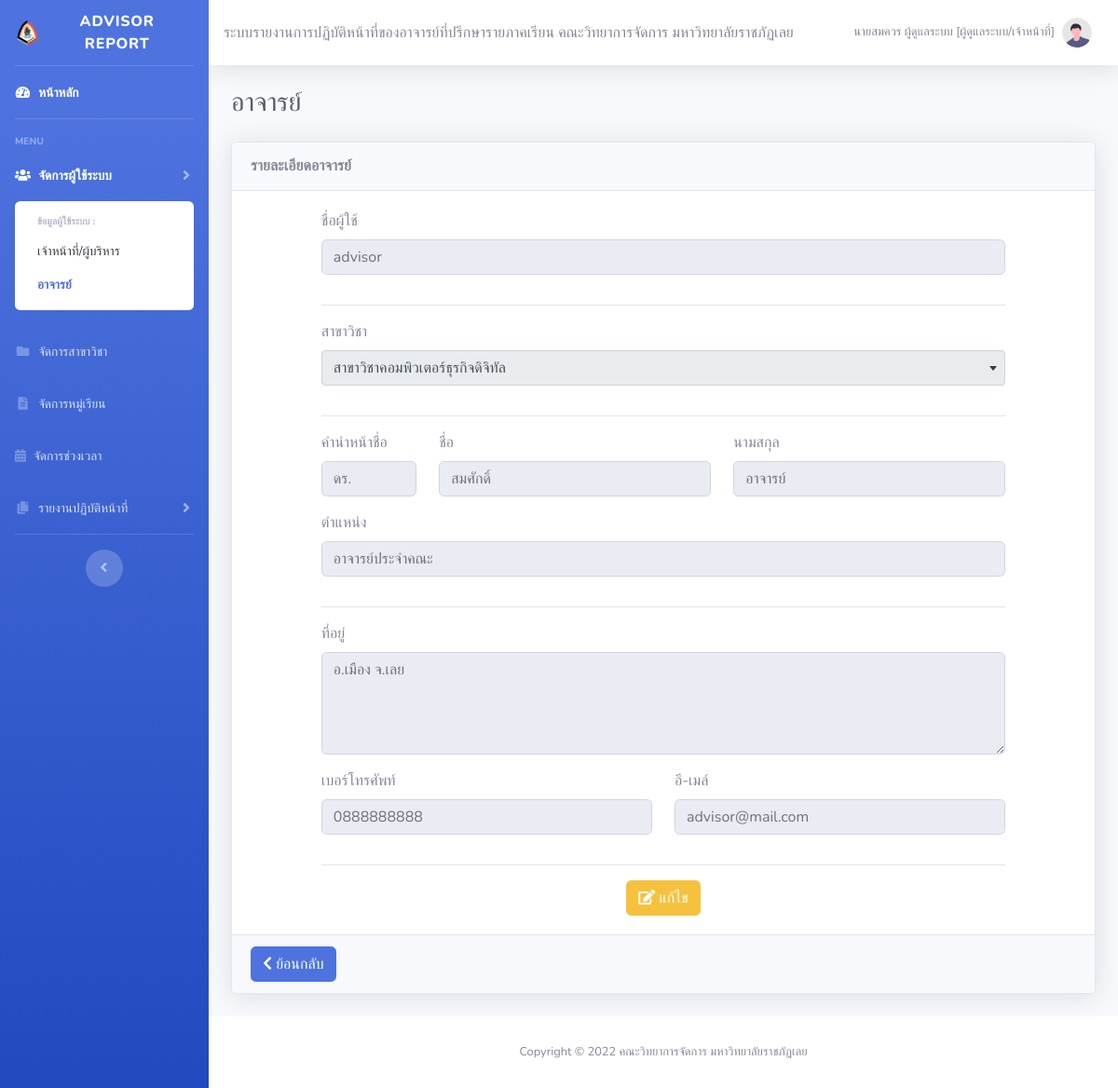
The app's page /advisor_detail.php?id=2 (signed in) with its own data.
### tables this page shows
CREATE TABLE `tb_user` (
  `user_id` int(11) NOT NULL COMMENT 'รหัสผู้ใช้',
  `user_username` varchar(50) NOT NULL COMMENT 'ชื่อผู้ใช้',
  `user_password` varchar(50) NOT NULL COMMENT 'รหัสผ่าน',
  `user_title` varchar(50) NOT NULL COMMENT 'คำนำหน้าชื่อ',
  `user_fname` varchar(30) NOT NULL COMMENT 'ชื่อ',
  `user_lname` varchar(30) NOT NULL COMMENT 'นาสกุล',
  `user_position` varchar(100) NOT NULL COMMENT 'ตำแหน่ง',
  `user_address` varchar(200) NOT NULL COMMENT 'ที่อยู่',
  `user_tel` varchar(10) NOT NULL COMMENT 'เบอร์โทรศัพท์',
  `user_email` varchar(50) NOT NULL COMMENT 'อีเมล์',
  `role_id` int(11) NOT NULL COMMENT '1 = ผู้ดูแลระบบ/เจ้าหน้าที่ \n2 = อาจารย์ \n3 = ผู้บริหาร',
  `field_id` int(11) DEFAULT NULL COMMENT 'รหัสสาขา',
  `uset_status` varchar(1) NOT NULL DEFAULT '1' COMMENT 'สถานะการใช้งาน\n1 = ใช้งานปกติ\n0 = ระงับใช้งาน\n'
);

CREATE TABLE `tb_role` (
  `role_id` int(11) NOT NULL COMMENT 'รหัสสิทธิ์เข้าใช้งาน',
  `role_name` varchar(40) NOT NULL COMMENT 'ชื่อสิทธิ์เข้าใช้งาน'
);

### lib/function.php (called while the page is built, shortened)
<?php
function getFullnameAndRoleName()
{
    global $con;
    $sql = 'SELECT * FROM tb_user, tb_role WHERE tb_user.role_id = tb_role.role_id AND tb_user.user_id = "' . $_SESSION['user_id'] . '"';
    $rs = mysqli_query($con, $sql);
    $r = mysqli_fetch_array($rs);
    $fullname = $r['user_title'] . $r['user_fname'] . ' ' . $r['user_lname'] . ' [' . $r['role_name'] . ']';
    return $fullname;
}
function list_field($v = '')
{
    global $con;
    $sql = 'SELECT * FROM tb_field';
    $rs = mysqli_query($con, $sql);
    $opt = '<option value="">เลือกสาขาวิชา</value>';
    $select = '';
    while ($r = mysqli_fetch_array($rs)) {
        if ($v == $r['field_id']) {
            $select = ' selected';
        } else {
            $select = '';
        }
        $opt .= '<option value="' . $r['field_id'] . '"' . $select . '>' . $r['field_name'] . '</option>';
    }
}

### advisor_detail.php (the view, shortened to what this page needs)
<?php
require_once 'config/connectdb.php';
require_once 'lib/function.php';
include '_headweb.php';
$user_id = $_GET['id'];
$sql = 'SELECT * FROM tb_user, tb_role, tb_field
        WHERE
            tb_role.role_id = tb_user.role_id
        AND
            tb_user.field_id = tb_field.field_id
        AND
            tb_user.user_id = "' . $user_id . '"';
$result = mysqli_query($con, $sql);
if (mysqli_num_rows($result) > 0) {
    $r = mysqli_fetch_array($result);
} else {
    echo '<script>Swal.fire("ข้อผิดพลาด", "ไม่พบข้อมูลที่ต้องการ", "error").then(function() {window.location.href = "advisor.php"});</script>';
    exit();
}
?>
<div id="content">
    <?php include '_topbar.php'; ?>
    <div class="container-fluid">
        <div class="d-sm-flex align-items-center justify-content-between mb-4">
            <h1 class="h3 mb-0 text-gray-800">อาจารย์</h1>
        </div>
        <div class="card shadow mb-4">
            <div class="card-header py-3">
                <h6 class="m-0 font-weight-bold">รายละเอียดอาจารย์</h6>
            </div>
            <div class="card-body">
                <div class="row justify-content-md-center">
                    <div class="col-md-10">
                        <form action="" method="post" id="frmAdvisor">
                            <div class="row">
                                <div class="col">
                                    <div class="form-group">
                                        <label>ชื่อผู้ใช้</label>
                                        <input type="text" class="form-control" placeholder="กรอกชื่อผู้ใช้" name="user_username" id="user_username" title="ชื่อผู้ใช้" value="<?php echo $r['user_username']; ?>" disabled>
                                    </div>
                                </div>
                            </div>
                            <hr>
                            <div class="row">
                                <div class="col">
                                    <div class="form-group">
                                        <label>สาขาวิชา</label>
                                            <?php
                                            list_field($r['field_id']);
                                            ?>
                                    </div>
                                </div>
                            </div>
                            <hr>
                            <div class="row">
                                <div class="col-md-2">
                                    <div class="form-group">
                                        <label>คำนำหน้าชื่อ</label>
                                        <input type="text" class="form-control" placeholder="กรอกคำนำหน้าชื่อ" name="user_title" id="user_title" value="<?php echo $r['user_title']; ?>" disabled>
                                    </div>
                                </div>
                                <div class="col">
                                    <div class="form-group">
                                        <label>ชื่อ</label>
                                        <input type="text" class="form-control" placeholder="กรอกชื่อ" name="user_fname" id="user_fname" value="<?php echo $r['user_fname']; ?>" disabled>
                                    </div>
                                </div>
                                <div class="col">
                                    <div class="form-group">
                                        <label>นามสกุล</label>
                                        <input type="text" class="form-control" placeholder="กรอกนามสกุล" name="user_lname" id="user_lname" value="<?php echo $r['user_lname']; ?>" disabled>
                                    </div>
                                </div>
                            </div>
                            <div class="row">
                                <div class="col">
                                    <div class="form-group">
                                        <label>ตำแหน่ง</label>
                                        <input type="text" class="form-control" placeholder="กรอกตำแหน่ง" name="user_position" id="user_position" value="<?php echo $r['user_position']; ?>" disabled>
                                    </div>
                                </div>
                            </div>
                            <hr>
                            <div class="row">
                                <div class="col">
                                    <div class="form-group">
                                        <label>ที่อยู่</label>
                                        <textarea class="form-control" placeholder="กรอกที่อยู่" name="user_address" id="user_address" rows="4" title="ที่อยู่" disabled><?php echo $r['user_address']; ?></textarea>
                                    </div>
                                </div>
                            </div>
                            <div class="row">
                                <div class="col-sm-6">
                                    <div class="form-group">
                                        <label>เบอร์โทรศัพท์</label>
                                        <input type="text" class="form-control" placeholder="กรอกเบอร์โทรศัพท์" maxlength="10" name="user_tel" id="user_tel" title="เบอร์โทรศัพท์" value="<?php echo $r['user_tel']; ?>" disabled>
                                    </div>
                                </div>
                                <div class="col-sm-6">
                                    <div class="form-group">
                                        <label>อี-เมล์</label>
                                        <input type="email" name="user_email" id="user_email" class="form-control" title="อี-เมล์" placeholder="กรอกอีเมล์" value="<?php echo $r['user_email']; ?>" disabled>
                                    </div>
                                </div>
                            </div>
                            <hr>
                            <div class="row justify-content-md-center">
                                <div class="col text-center">
                                    <a href="advisor_edit.php?id=<?php echo $r['user_id']; ?>" class="btn btn-warning"><i class="fas fa-edit"></i> แก้ไข</a>
                                </div>
                            </div>
                        </form>
                    </div>
                </div>
            </div>
            <div class="card-footer">
                <a href="advisor.php" class="btn btn-primary"><i class="fas fa-chevron-left"></i> ย้อนกลับ</a>
            </div>
        </div>
    </div>
</div>
<?php
include '_footweb.php';
?>

### _topbar.php (shortened to what this page needs)
<nav class="navbar navbar-expand navbar-light bg-white topbar mb-4 static-top shadow">
    <?php echo SYSTEMNAME; ?>
    <ul class="navbar-nav ml-auto">
        <li class="nav-item dropdown no-arrow">
            <a class="nav-link dropdown-toggle" href="#" id="userDropdown" role="button" data-toggle="dropdown" aria-haspopup="true" aria-expanded="false">
                <span class="mr-2 d-none d-lg-inline text-gray-600 small"><?php echo getFullnameAndRoleName(); ?></span>
                <img class="img-profile rounded-circle" src="img/undraw_profile.svg">
            </a>
        </li>
    </ul>
</nav>

### records on screen
tb_user: getFullnameAndRoleName() "นายสมควร ผู้ดูแลระบบ [ผู้ดูแลระบบ/เจ้าหน้าที่]"
tb_user: user_username "advisor", user_title "ดร.", user_fname "สมศักดิ์", user_lname "อาจารย์", user_position "อาจารย์ประจำคณะ", user_address "อ.เมือง จ.เลย", user_tel "0888888888", user_email "advisor@mail.com"

### other values on screen
SYSTEMNAME "ระบบรายงานการปฏิบัติหน้าที่ของอาจารย์ที่ปรึกษารายภาคเรียน คณะวิทยาการจัดการ มหาวิทยาลัยราชภัฏเลย"
YEAR "2022"
OWNER "คณะวิทยาการจัดการ มหาวิทยาลัยราชภัฏเลย"
